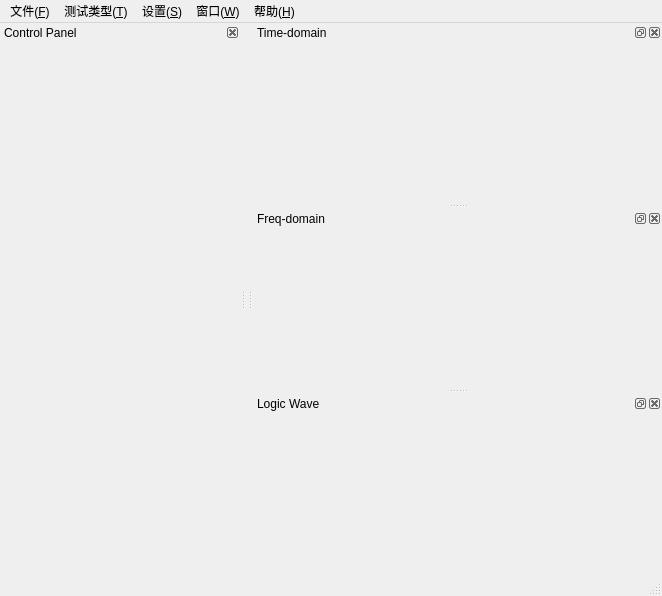
<?xml version="1.0" encoding="UTF-8"?>
<ui version="4.0">
 <class>MainWindowClass</class>
 <widget class="QMainWindow" name="MainWindowClass">
  <property name="geometry">
   <rect>
    <x>0</x>
    <y>0</y>
    <width>662</width>
    <height>596</height>
   </rect>
  </property>
  <property name="windowTitle">
   <string>SRAM型FPGA验证单元原理样机</string>
  </property>
  <property name="dockNestingEnabled">
   <bool>false</bool>
  </property>
  <property name="dockOptions">
   <set>QMainWindow::AllowTabbedDocks|QMainWindow::AnimatedDocks</set>
  </property>
  <widget class="QWidget" name="centralWidget">
   <property name="sizePolicy">
    <sizepolicy hsizetype="Minimum" vsizetype="Minimum">
     <horstretch>0</horstretch>
     <verstretch>0</verstretch>
    </sizepolicy>
   </property>
   <property name="maximumSize">
    <size>
     <width>1</width>
     <height>1</height>
    </size>
   </property>
   <layout class="QHBoxLayout" name="horizontalLayout">
    <property name="sizeConstraint">
     <enum>QLayout::SetDefaultConstraint</enum>
    </property>
   </layout>
  </widget>
  <widget class="QMenuBar" name="menuBar">
   <property name="geometry">
    <rect>
     <x>0</x>
     <y>0</y>
     <width>662</width>
     <height>20</height>
    </rect>
   </property>
   <widget class="QMenu" name="menu">
    <property name="title">
     <string>文件(&amp;F)</string>
    </property>
    <addaction name="actionLoadData"/>
    <addaction name="actionSaveData"/>
    <addaction name="separator"/>
    <addaction name="action_3"/>
   </widget>
   <widget class="QMenu" name="menuSettings">
    <property name="title">
     <string>设置(&amp;S)</string>
    </property>
    <addaction name="actionSpiCtrl"/>
    <addaction name="actionFftDepth"/>
   </widget>
   <widget class="QMenu" name="menu_T">
    <property name="title">
     <string>测试类型(&amp;T)</string>
    </property>
    <addaction name="actionSpectrum"/>
    <addaction name="actionLogic"/>
   </widget>
   <widget class="QMenu" name="menuWindow">
    <property name="title">
     <string>窗口(&amp;W)</string>
    </property>
   </widget>
   <widget class="QMenu" name="menuHelp">
    <property name="title">
     <string>帮助(&amp;H)</string>
    </property>
    <addaction name="action_7"/>
    <addaction name="action_AboutAdcAnalyzer"/>
   </widget>
   <addaction name="menu"/>
   <addaction name="menu_T"/>
   <addaction name="menuSettings"/>
   <addaction name="menuWindow"/>
   <addaction name="menuHelp"/>
  </widget>
  <widget class="QStatusBar" name="statusBar"/>
  <widget class="QDockWidget" name="dockWidgetWave">
   <property name="sizePolicy">
    <sizepolicy hsizetype="Expanding" vsizetype="Preferred">
     <horstretch>0</horstretch>
     <verstretch>0</verstretch>
    </sizepolicy>
   </property>
   <property name="allowedAreas">
    <set>Qt::RightDockWidgetArea</set>
   </property>
   <property name="windowTitle">
    <string>Time-domain</string>
   </property>
   <attribute name="dockWidgetArea">
    <number>2</number>
   </attribute>
   <widget class="QWidget" name="dockWidgetContents_4"/>
  </widget>
  <widget class="QDockWidget" name="dockWidgetFFT">
   <property name="sizePolicy">
    <sizepolicy hsizetype="Expanding" vsizetype="Preferred">
     <horstretch>0</horstretch>
     <verstretch>0</verstretch>
    </sizepolicy>
   </property>
   <property name="allowedAreas">
    <set>Qt::RightDockWidgetArea</set>
   </property>
   <property name="windowTitle">
    <string>Freq-domain</string>
   </property>
   <attribute name="dockWidgetArea">
    <number>2</number>
   </attribute>
   <widget class="QWidget" name="dockWidgetContents_5"/>
  </widget>
  <widget class="QDockWidget" name="dockWidgetLogicWave">
   <property name="sizePolicy">
    <sizepolicy hsizetype="Expanding" vsizetype="Preferred">
     <horstretch>0</horstretch>
     <verstretch>0</verstretch>
    </sizepolicy>
   </property>
   <property name="allowedAreas">
    <set>Qt::RightDockWidgetArea</set>
   </property>
   <property name="windowTitle">
    <string>Logic Wave</string>
   </property>
   <attribute name="dockWidgetArea">
    <number>2</number>
   </attribute>
   <widget class="QWidget" name="dockWidgetContents_2"/>
  </widget>
  <widget class="QDockWidget" name="dockWidgetControlPanel">
   <property name="sizePolicy">
    <sizepolicy hsizetype="Minimum" vsizetype="Preferred">
     <horstretch>0</horstretch>
     <verstretch>0</verstretch>
    </sizepolicy>
   </property>
   <property name="maximumSize">
    <size>
     <width>240</width>
     <height>524287</height>
    </size>
   </property>
   <property name="features">
    <set>QDockWidget::DockWidgetClosable</set>
   </property>
   <property name="allowedAreas">
    <set>Qt::LeftDockWidgetArea</set>
   </property>
   <property name="windowTitle">
    <string>Control Panel</string>
   </property>
   <attribute name="dockWidgetArea">
    <number>1</number>
   </attribute>
   <widget class="QWidget" name="dockWidgetContents_x">
    <layout class="QGridLayout" name="gridLayout">
     <item row="0" column="0">
      <widget class="ControlPanel" name="controlPanel" native="true">
       <property name="sizePolicy">
        <sizepolicy hsizetype="Minimum" vsizetype="Preferred">
         <horstretch>0</horstretch>
         <verstretch>0</verstretch>
        </sizepolicy>
       </property>
      </widget>
     </item>
    </layout>
   </widget>
  </widget>
  <action name="actionSaveData">
   <property name="text">
    <string>保存数据(S)</string>
   </property>
  </action>
  <action name="actionLoadData">
   <property name="text">
    <string>读入数据(R)</string>
   </property>
  </action>
  <action name="action_3">
   <property name="text">
    <string>退出(X)</string>
   </property>
  </action>
  <action name="actionSpiCtrl">
   <property name="text">
    <string>SPI控制(C)</string>
   </property>
  </action>
  <action name="actionFftDepth">
   <property name="text">
    <string>FFT深度(D)</string>
   </property>
  </action>
  <action name="actionSpectrum">
   <property name="checkable">
    <bool>true</bool>
   </property>
   <property name="text">
    <string>频谱分析(&amp;F)</string>
   </property>
  </action>
  <action name="actionLogic">
   <property name="checkable">
    <bool>true</bool>
   </property>
   <property name="text">
    <string>逻辑分析(&amp;L)</string>
   </property>
  </action>
  <action name="action_7">
   <property name="text">
    <string>帮助主题(&amp;T)</string>
   </property>
  </action>
  <action name="action_AboutAdcAnalyzer">
   <property name="text">
    <string>关于ADC Analyzer（&amp;A）</string>
   </property>
  </action>
 </widget>
 <layoutdefault spacing="6" margin="11"/>
 <customwidgets>
  <customwidget>
   <class>ControlPanel</class>
   <extends>QWidget</extends>
   <header>controlpanel.h</header>
   <container>1</container>
  </customwidget>
 </customwidgets>
 <resources>
  <include location="mainwindow.qrc"/>
 </resources>
 <connections/>
</ui>
